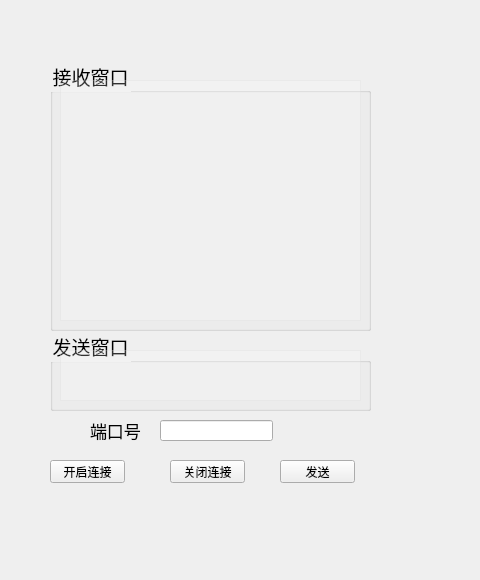
<?xml version="1.0" encoding="UTF-8"?>
<ui version="4.0">
 <class>MainWindow</class>
 <widget class="QMainWindow" name="MainWindow">
  <property name="geometry">
   <rect>
    <x>0</x>
    <y>0</y>
    <width>480</width>
    <height>580</height>
   </rect>
  </property>
  <property name="windowTitle">
   <string>防盗大队</string>
  </property>
  <widget class="QWidget" name="centralwidget">
   <widget class="QLineEdit" name="portEdit">
    <property name="geometry">
     <rect>
      <x>160</x>
      <y>420</y>
      <width>113</width>
      <height>21</height>
     </rect>
    </property>
   </widget>
   <widget class="QLabel" name="label_2">
    <property name="geometry">
     <rect>
      <x>90</x>
      <y>420</y>
      <width>51</width>
      <height>21</height>
     </rect>
    </property>
    <property name="font">
     <font>
      <pointsize>13</pointsize>
     </font>
    </property>
    <property name="styleSheet">
     <string notr="true">color: rgb(0, 0, 0);</string>
    </property>
    <property name="text">
     <string>端口号</string>
    </property>
   </widget>
   <widget class="QGroupBox" name="groupBox">
    <property name="geometry">
     <rect>
      <x>50</x>
      <y>60</y>
      <width>321</width>
      <height>271</height>
     </rect>
    </property>
    <property name="font">
     <font>
      <family>幼圆</family>
      <pointsize>14</pointsize>
     </font>
    </property>
    <property name="styleSheet">
     <string notr="true">color: rgb(0, 0, 0);</string>
    </property>
    <property name="title">
     <string>接收窗口</string>
    </property>
    <widget class="QTextEdit" name="recvEdit">
     <property name="geometry">
      <rect>
       <x>10</x>
       <y>20</y>
       <width>301</width>
       <height>241</height>
      </rect>
     </property>
     <property name="styleSheet">
      <string notr="true">background-color: rgba(255, 255, 255, 50);
font: 12pt &quot;Microsoft PhagsPa&quot;;
color: rgb(0, 0, 0);</string>
     </property>
     <property name="readOnly">
      <bool>true</bool>
     </property>
    </widget>
   </widget>
   <widget class="QGroupBox" name="groupBox_2">
    <property name="geometry">
     <rect>
      <x>50</x>
      <y>330</y>
      <width>321</width>
      <height>81</height>
     </rect>
    </property>
    <property name="font">
     <font>
      <family>幼圆</family>
      <pointsize>14</pointsize>
     </font>
    </property>
    <property name="styleSheet">
     <string notr="true">color: rgb(0, 0, 0);</string>
    </property>
    <property name="title">
     <string>发送窗口</string>
    </property>
    <widget class="QTextEdit" name="sendEdit">
     <property name="geometry">
      <rect>
       <x>10</x>
       <y>20</y>
       <width>301</width>
       <height>51</height>
      </rect>
     </property>
     <property name="styleSheet">
      <string notr="true">background-color: rgba(255, 255, 255, 50);</string>
     </property>
    </widget>
   </widget>
   <widget class="QLabel" name="green_label">
    <property name="geometry">
     <rect>
      <x>50</x>
      <y>410</y>
      <width>41</width>
      <height>41</height>
     </rect>
    </property>
    <property name="styleSheet">
     <string notr="true">border-image: url(:/green.png);</string>
    </property>
    <property name="text">
     <string/>
    </property>
   </widget>
   <widget class="QLabel" name="red_label">
    <property name="geometry">
     <rect>
      <x>50</x>
      <y>410</y>
      <width>41</width>
      <height>41</height>
     </rect>
    </property>
    <property name="styleSheet">
     <string notr="true">border-image: url(:/red.png);</string>
    </property>
    <property name="text">
     <string/>
    </property>
   </widget>
   <widget class="QLabel" name="time_label">
    <property name="geometry">
     <rect>
      <x>380</x>
      <y>20</y>
      <width>91</width>
      <height>41</height>
     </rect>
    </property>
    <property name="font">
     <font>
      <family>幼圆</family>
      <pointsize>15</pointsize>
     </font>
    </property>
    <property name="text">
     <string/>
    </property>
   </widget>
   <widget class="QPushButton" name="send_btn">
    <property name="geometry">
     <rect>
      <x>280</x>
      <y>460</y>
      <width>75</width>
      <height>23</height>
     </rect>
    </property>
    <property name="font">
     <font>
      <family>幼圆</family>
     </font>
    </property>
    <property name="text">
     <string>发送</string>
    </property>
   </widget>
   <widget class="QPushButton" name="close_btn">
    <property name="geometry">
     <rect>
      <x>170</x>
      <y>460</y>
      <width>75</width>
      <height>23</height>
     </rect>
    </property>
    <property name="font">
     <font>
      <family>幼圆</family>
     </font>
    </property>
    <property name="text">
     <string>关闭连接</string>
    </property>
   </widget>
   <widget class="QPushButton" name="connect_btn">
    <property name="geometry">
     <rect>
      <x>50</x>
      <y>460</y>
      <width>75</width>
      <height>23</height>
     </rect>
    </property>
    <property name="font">
     <font>
      <family>幼圆</family>
     </font>
    </property>
    <property name="text">
     <string>开启连接</string>
    </property>
   </widget>
   <widget class="QLabel" name="backgroud_label">
    <property name="geometry">
     <rect>
      <x>0</x>
      <y>0</y>
      <width>481</width>
      <height>561</height>
     </rect>
    </property>
    <property name="styleSheet">
     <string notr="true">border-image: url(:/backgroud.jpg);</string>
    </property>
    <property name="text">
     <string/>
    </property>
   </widget>
   <zorder>backgroud_label</zorder>
   <zorder>groupBox_2</zorder>
   <zorder>portEdit</zorder>
   <zorder>label_2</zorder>
   <zorder>groupBox</zorder>
   <zorder>green_label</zorder>
   <zorder>red_label</zorder>
   <zorder>time_label</zorder>
   <zorder>send_btn</zorder>
   <zorder>close_btn</zorder>
   <zorder>connect_btn</zorder>
  </widget>
  <widget class="QMenuBar" name="menubar">
   <property name="geometry">
    <rect>
     <x>0</x>
     <y>0</y>
     <width>480</width>
     <height>22</height>
    </rect>
   </property>
  </widget>
 </widget>
 <resources/>
 <connections/>
</ui>
